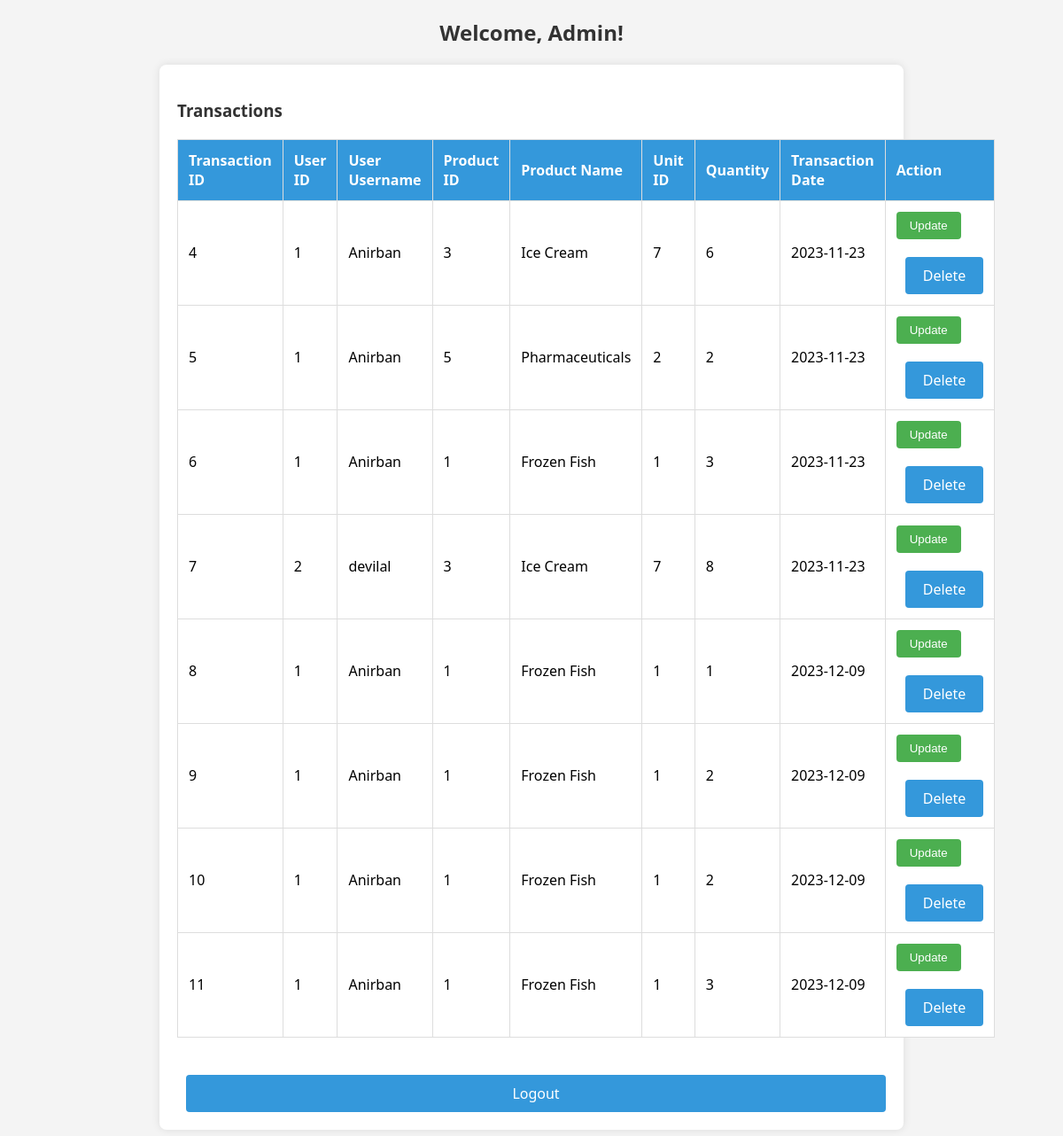
Screenshot of /ColdStorageManagement/admin-dashboard.php with the database file from the repository.
### tables this page shows
CREATE TABLE `transactions` (
  `transaction_id` int(11) NOT NULL,
  `user_id` int(11) DEFAULT NULL,
  `product_id` int(11) DEFAULT NULL,
  `unit_id` int(11) DEFAULT NULL,
  `quantity` int(11) NOT NULL,
  `transaction_date` date NOT NULL
);

CREATE TABLE `users` (
  `user_id` int(11) NOT NULL,
  `username` varchar(255) NOT NULL,
  `password` varchar(255) NOT NULL,
  `full_name` varchar(255) NOT NULL
);

CREATE TABLE `products` (
  `product_id` int(11) NOT NULL,
  `product_name` varchar(255) NOT NULL,
  `temperature_requirement` int(11) NOT NULL
);

### ColdStorageManagement/admin-dashboard.php (the view, shortened to what this page needs)
<?php
include('config.php');
$transactionQuery = "SELECT transactions.*, users.username AS user_username, products.product_name
                   FROM transactions
                   JOIN users ON transactions.user_id = users.user_id
                   JOIN products ON transactions.product_id = products.product_id";
$transactionResult = mysqli_query($conn, $transactionQuery);
?>
<!DOCTYPE html>
<html lang="en">
<head>
</head>
<body>
    <h2>Welcome, Admin!</h2>
    <div class="container">
        <h3>Transactions</h3>
        <table>
            <thead>
                <tr>
                    <th>Transaction ID</th>
                    <th>User ID</th>
                    <th>User Username</th>
                    <th>Product ID</th>
                    <th>Product Name</th>
                    <th>Unit ID</th>
                    <th>Quantity</th>
                    <th>Transaction Date</th>
                    <th>Action</th>
                </tr>
            </thead>
            <tbody>
                <?php
                while ($row = mysqli_fetch_assoc($transactionResult)) {
                    echo "<tr>";
                    echo "<td>" . $row['transaction_id'] . "</td>";
                    echo "<td>" . $row['user_id'] . "</td>";
                    echo "<td>" . $row['user_username'] . "</td>";
                    echo "<td>" . $row['product_id'] . "</td>";
                    echo "<td>" . $row['product_name'] . "</td>";
                    echo "<td>" . $row['unit_id'] . "</td>";
                    echo "<td>" . $row['quantity'] . "</td>";
                    echo "<td>" . $row['transaction_date'] . "</td>";
                    echo "<td>
                              <form method='POST' action=''>
                                  <input type='hidden' name='transaction_id' value='{$row['transaction_id']}'>
                                  <button type='submit' name='action' value='update'>Update</button>
                              </form>
                              <a href='admin-dashboard.php?action=delete&transaction_id={$row['transaction_id']}' onclick='return confirm(\"Are you sure you want to delete this transaction?\")'>Delete</a>
                          </td>";
                    echo "</tr>";
                }
                ?>
            </tbody>
        </table>
        <br>
        <a href="index.php">Logout</a>
    </div>
</body>
</html>

### ColdStorageManagement/admin-dashboard.php (style rules this page uses)
body { font-family: 'Segoe UI', Tahoma, Geneva, Verdana, sans-serif; background-color: #f4f4f4; margin: 0; padding: 0; }
.container { max-width: 800px; margin: 20px auto; background-color: #fff; padding: 20px; box-shadow: 0 0 10px rgba(0, 0, 0, 0.1); border-radius: 8px; }
h2 { color: #333; text-align: center; }
h3 { color: #333; }
table { width: 100%; border-collapse: collapse; margin-top: 20px; }
th, td { padding: 12px; border: 1px solid #ddd; text-align: left; }
th { background-color: #3498db; color: #fff; }
td { background-color: #fff; }
button { padding: 8px 15px; background-color: #4caf50; color: #fff; border: none; cursor: pointer; border-radius: 4px; }
a { text-decoration: none; color: #3498db; margin-left: 10px; }
.container a { display: block; margin-top: 20px; text-align: center; color: #fff; background-color: #3498db; padding: 10px 20px; text-decoration: none; border-radius: 4px; }

### rows the page displays
transactions: transaction_id "4", user "1", user.username "Anirban", product "3", product.product_name "Ice Cream", unit "7", quantity "6", transaction_date "2023-11-23"
transactions: transaction_id "5", user "1", user.username "Anirban", product "5", product.product_name "Pharmaceuticals", unit "2", quantity "2", transaction_date "2023-11-23"
transactions: transaction_id "6", user "1", user.username "Anirban", product "1", product.product_name "Frozen Fish", unit "1", quantity "3", transaction_date "2023-11-23"
transactions: transaction_id "7", user "2", user.username "devilal", product "3", product.product_name "Ice Cream", unit "7", quantity "8", transaction_date "2023-11-23"
transactions: transaction_id "8", user "1", user.username "Anirban", product "1", product.product_name "Frozen Fish", unit "1", quantity "1", transaction_date "2023-12-09"
transactions: transaction_id "9", user "1", user.username "Anirban", product "1", product.product_name "Frozen Fish", unit "1", quantity "2", transaction_date "2023-12-09"
transactions: transaction_id "10", user "1", user.username "Anirban", product "1", product.product_name "Frozen Fish", unit "1", quantity "2", transaction_date "2023-12-09"
transactions: transaction_id "11", user "1", user.username "Anirban", product "1", product.product_name "Frozen Fish", unit "1", quantity "3", transaction_date "2023-12-09"
